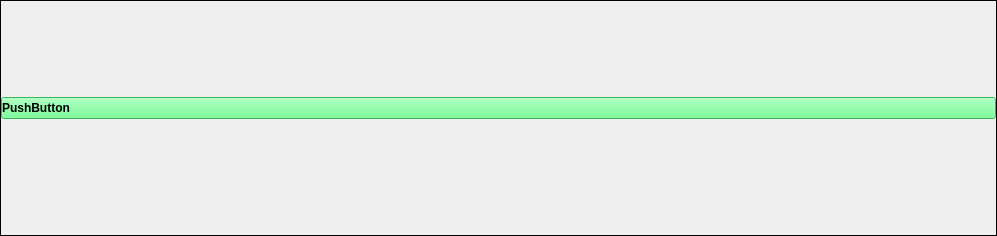
<?xml version="1.0" encoding="UTF-8"?>
<ui version="4.0">
 <class>Item</class>
 <widget class="QFrame" name="Item">
  <property name="geometry">
   <rect>
    <x>0</x>
    <y>0</y>
    <width>997</width>
    <height>236</height>
   </rect>
  </property>
  <property name="minimumSize">
   <size>
    <width>0</width>
    <height>236</height>
   </size>
  </property>
  <property name="maximumSize">
   <size>
    <width>16777215</width>
    <height>236</height>
   </size>
  </property>
  <property name="windowTitle">
   <string>Frame</string>
  </property>
  <property name="frameShape">
   <enum>QFrame::Panel</enum>
  </property>
  <property name="frameShadow">
   <enum>QFrame::Plain</enum>
  </property>
  <layout class="QVBoxLayout" name="verticalLayout">
   <property name="spacing">
    <number>2</number>
   </property>
   <property name="leftMargin">
    <number>0</number>
   </property>
   <property name="topMargin">
    <number>0</number>
   </property>
   <property name="rightMargin">
    <number>0</number>
   </property>
   <property name="bottomMargin">
    <number>0</number>
   </property>
   <item>
    <widget class="QPushButton" name="pushButton">
     <property name="font">
      <font>
       <weight>75</weight>
       <bold>true</bold>
      </font>
     </property>
     <property name="autoFillBackground">
      <bool>false</bool>
     </property>
     <property name="styleSheet">
      <string notr="true">text-align: left;
background-color: rgb(85, 255, 127);</string>
     </property>
     <property name="text">
      <string>PushButton</string>
     </property>
     <property name="flat">
      <bool>false</bool>
     </property>
    </widget>
   </item>
   <item>
    <layout class="QHBoxLayout" name="imageLayout">
     <item>
      <spacer name="horizontalSpacer">
       <property name="orientation">
        <enum>Qt::Horizontal</enum>
       </property>
       <property name="sizeHint" stdset="0">
        <size>
         <width>40</width>
         <height>20</height>
        </size>
       </property>
      </spacer>
     </item>
    </layout>
   </item>
  </layout>
 </widget>
 <resources/>
 <connections/>
</ui>
